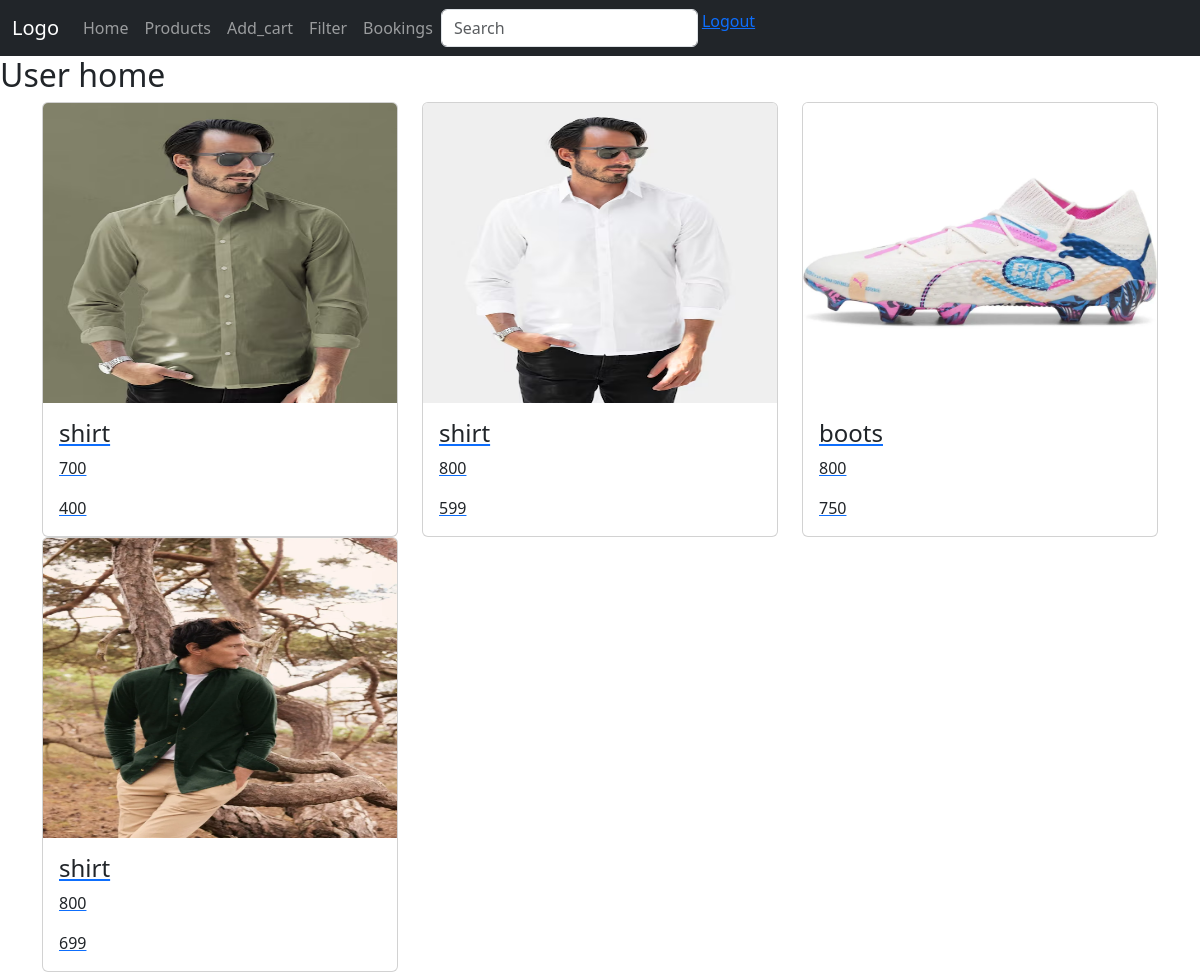
The page /user_home (signed in) on the database its author committed.
### app/models.py (models this page shows)
class Product(models.Model):
    product_id=models.TextField()
    name=models.TextField()
    price=models.IntegerField()
    offer_price=models.IntegerField()
    img=models.FileField()

### app/views.py (the view)
# urls.py: path('user_home',views.user_home),
def user_home(req):
    if 'user' in req.session:
        product=Product.objects.all()
        return render(req,'user/user_home.html',{'products':product})

### templates/user/user_home.html (shortened to what this page needs)
<!DOCTYPE html>
<html lang="en">
<head>
    <link href="https://cdn.jsdelivr.net/npm/bootstrap@5.3.3/dist/css/bootstrap.min.css" rel="stylesheet">
</head>
<body>
    <nav class="navbar navbar-expand-sm bg-dark navbar-dark">
        <div class="container-fluid">
          <a class="navbar-brand" href="#">Logo</a>
          <div class="collapse navbar-collapse" id="collapsibleNavbar">
            <ul class="navbar-nav">
              <li class="nav-item">
                <a class="nav-link" href="#">Home</a>
              </li>
              <li class="nav-item">
                <a class="nav-link" href="">Products</a>
              </li>
              <li class="nav-item">
                <a class="nav-link" href="cart_display">Add_cart</a>
              </li>
              <li class="nav-item">
                <a class="nav-link" href="">Filter</a>
              </li>
              <li class="nav-item">
                <a class="nav-link" href="view_booking">Bookings</a>
              </li>
            </ul>
            <ul class="navbar-nav me-auto">
                <form action="" class="d-flex ">
                    <input type="text" class="form-control me-1 srch" placeholder="Search">
                </form>
                 <a  class="btn1 btn-primary" href="logout">Logout</a>
            </ul>
          </div>
        </div>
      </nav>
    <h2>User home</h2>
    <div class="container">
      <div class="row">
          {% for pro in products %}
          <div class="col-lg-4">
            <a href="view_product/{{pro.pk}}">
              <div class="card">
                  <img class="card-img-top" src="{{pro.img.url}}" alt="Card image" style="width:100%;height: 300px;">
                  <div class="card-body">
                    <h4 class="card-title">{{pro.name}}</h4>
                    <p class="card-text">{{pro.price}}</p>
                    <p class="card-text">{{pro.offer_price}}</p>
                  </div>
              </div>
            </a>
          </div>
          {% endfor %}
      </div>
    </div>
</body>
</html>

### rows shown on the page
Product: img (picture), name "shirt", price "700", offer_price "400"
Product: img (picture), name "shirt", price "800", offer_price "599"
Product: img (picture), name "boots", price "800", offer_price "750"
Product: img (picture), name "shirt", price "800", offer_price "699"
